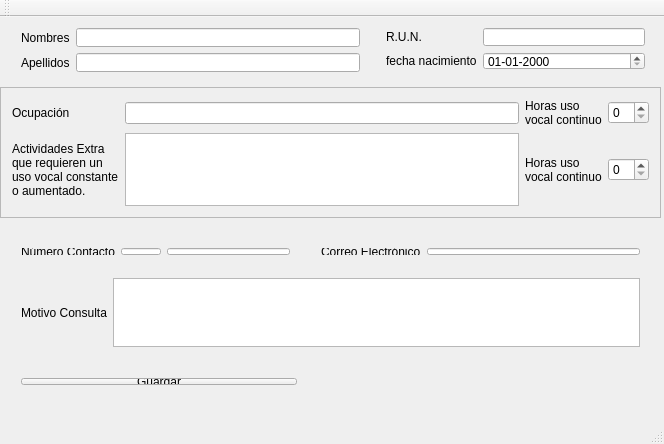
<?xml version="1.0" encoding="UTF-8"?>
<ui version="4.0">
 <class>MainWindow</class>
 <widget class="QMainWindow" name="MainWindow">
  <property name="geometry">
   <rect>
    <x>0</x>
    <y>0</y>
    <width>664</width>
    <height>444</height>
   </rect>
  </property>
  <property name="windowTitle">
   <string>Agregar nuevo paciente</string>
  </property>
  <property name="windowIcon">
   <iconset>
    <normaloff>../img/aav50.png</normaloff>../img/aav50.png</iconset>
  </property>
  <property name="unifiedTitleAndToolBarOnMac">
   <bool>false</bool>
  </property>
  <widget class="QWidget" name="centralWidget">
   <widget class="QFrame" name="frame">
    <property name="geometry">
     <rect>
      <x>0</x>
      <y>70</y>
      <width>661</width>
      <height>131</height>
     </rect>
    </property>
    <property name="frameShape">
     <enum>QFrame::StyledPanel</enum>
    </property>
    <property name="frameShadow">
     <enum>QFrame::Raised</enum>
    </property>
    <layout class="QGridLayout" name="gridLayout">
     <item row="0" column="0">
      <widget class="QLabel" name="label_5">
       <property name="text">
        <string>Ocupación</string>
       </property>
      </widget>
     </item>
     <item row="0" column="1">
      <widget class="QLineEdit" name="dpocupacion"/>
     </item>
     <item row="0" column="2">
      <widget class="QLabel" name="label_7">
       <property name="text">
        <string>Horas uso 
vocal continuo</string>
       </property>
      </widget>
     </item>
     <item row="0" column="3">
      <widget class="QSpinBox" name="dphuocupacion">
       <property name="maximum">
        <number>24</number>
       </property>
      </widget>
     </item>
     <item row="1" column="0">
      <widget class="QLabel" name="label_4">
       <property name="text">
        <string>Actividades Extra 
que requieren un 
uso vocal constante 
o aumentado.</string>
       </property>
      </widget>
     </item>
     <item row="1" column="1">
      <widget class="QTextEdit" name="dpactextras"/>
     </item>
     <item row="1" column="2">
      <widget class="QLabel" name="label_8">
       <property name="text">
        <string>Horas uso 
vocal continuo</string>
       </property>
      </widget>
     </item>
     <item row="1" column="3">
      <widget class="QSpinBox" name="dphuextra">
       <property name="maximum">
        <number>24</number>
       </property>
      </widget>
     </item>
    </layout>
   </widget>
   <widget class="QWidget" name="layoutWidget">
    <property name="geometry">
     <rect>
      <x>375</x>
      <y>0</y>
      <width>281</width>
      <height>64</height>
     </rect>
    </property>
    <layout class="QVBoxLayout" name="verticalLayout_2">
     <item>
      <layout class="QGridLayout" name="gridLayout_2">
       <item row="0" column="0">
        <widget class="QLabel" name="label_2">
         <property name="text">
          <string>R.U.N.</string>
         </property>
        </widget>
       </item>
       <item row="1" column="0">
        <widget class="QLabel" name="label_3">
         <property name="text">
          <string>fecha nacimiento</string>
         </property>
        </widget>
       </item>
       <item row="1" column="1">
        <widget class="QDateEdit" name="dpfnacimiento">
         <property name="displayFormat">
          <string>dd-MM-yyyy</string>
         </property>
        </widget>
       </item>
       <item row="0" column="1">
        <widget class="QLineEdit" name="lineEdit"/>
       </item>
      </layout>
     </item>
    </layout>
   </widget>
   <widget class="QWidget" name="layoutWidget">
    <property name="geometry">
     <rect>
      <x>10</x>
      <y>220</y>
      <width>291</width>
      <height>29</height>
     </rect>
    </property>
    <layout class="QHBoxLayout" name="horizontalLayout_5">
     <item>
      <widget class="QLabel" name="label_9">
       <property name="text">
        <string>Número Contacto</string>
       </property>
      </widget>
     </item>
     <item>
      <widget class="QLineEdit" name="dparea">
       <property name="minimumSize">
        <size>
         <width>40</width>
         <height>0</height>
        </size>
       </property>
       <property name="maximumSize">
        <size>
         <width>40</width>
         <height>16777215</height>
        </size>
       </property>
       <property name="inputMethodHints">
        <set>Qt::ImhDigitsOnly|Qt::ImhPreferNumbers</set>
       </property>
      </widget>
     </item>
     <item>
      <widget class="QLineEdit" name="dpfonocontacto">
       <property name="inputMethodHints">
        <set>Qt::ImhDigitsOnly|Qt::ImhPreferNumbers</set>
       </property>
      </widget>
     </item>
    </layout>
   </widget>
   <widget class="QWidget" name="layoutWidget">
    <property name="geometry">
     <rect>
      <x>310</x>
      <y>220</y>
      <width>341</width>
      <height>29</height>
     </rect>
    </property>
    <layout class="QHBoxLayout" name="horizontalLayout_6">
     <item>
      <widget class="QLabel" name="label_10">
       <property name="text">
        <string>Correo Electrónico</string>
       </property>
      </widget>
     </item>
     <item>
      <widget class="QLineEdit" name="dpemail">
       <property name="inputMethodHints">
        <set>Qt::ImhEmailCharactersOnly</set>
       </property>
      </widget>
     </item>
    </layout>
   </widget>
   <widget class="QWidget" name="layoutWidget">
    <property name="geometry">
     <rect>
      <x>10</x>
      <y>250</y>
      <width>641</width>
      <height>91</height>
     </rect>
    </property>
    <layout class="QHBoxLayout" name="horizontalLayout_7">
     <item>
      <widget class="QLabel" name="label_11">
       <property name="text">
        <string>Motivo Consulta</string>
       </property>
      </widget>
     </item>
     <item>
      <widget class="QTextEdit" name="dpmotivo"/>
     </item>
    </layout>
   </widget>
   <widget class="QWidget" name="layoutWidget">
    <property name="geometry">
     <rect>
      <x>10</x>
      <y>350</y>
      <width>298</width>
      <height>29</height>
     </rect>
    </property>
    <layout class="QHBoxLayout" name="horizontalLayout_8">
     <item>
      <widget class="QPushButton" name="dpguardar">
       <property name="text">
        <string>Guardar</string>
       </property>
       <property name="icon">
        <iconset>
         <normaloff>../img/edit16.png</normaloff>../img/edit16.png</iconset>
       </property>
      </widget>
     </item>
    </layout>
   </widget>
   <widget class="QWidget" name="layoutWidget">
    <property name="geometry">
     <rect>
      <x>10</x>
      <y>0</y>
      <width>361</width>
      <height>66</height>
     </rect>
    </property>
    <layout class="QVBoxLayout" name="verticalLayout_3">
     <item>
      <layout class="QHBoxLayout" name="horizontalLayout">
       <item>
        <widget class="QLabel" name="label">
         <property name="text">
          <string>Nombres</string>
         </property>
        </widget>
       </item>
       <item>
        <widget class="QLineEdit" name="dpnombre"/>
       </item>
      </layout>
     </item>
     <item>
      <layout class="QHBoxLayout" name="horizontalLayout_2">
       <item>
        <widget class="QLabel" name="label_6">
         <property name="text">
          <string>Apellidos</string>
         </property>
        </widget>
       </item>
       <item>
        <widget class="QLineEdit" name="dpapellido"/>
       </item>
      </layout>
     </item>
    </layout>
   </widget>
  </widget>
  <widget class="QMenuBar" name="menuBar">
   <property name="geometry">
    <rect>
     <x>0</x>
     <y>0</y>
     <width>664</width>
     <height>25</height>
    </rect>
   </property>
  </widget>
  <widget class="QToolBar" name="mainToolBar">
   <attribute name="toolBarArea">
    <enum>TopToolBarArea</enum>
   </attribute>
   <attribute name="toolBarBreak">
    <bool>false</bool>
   </attribute>
  </widget>
  <widget class="QStatusBar" name="statusBar"/>
 </widget>
 <layoutdefault spacing="6" margin="11"/>
 <resources/>
 <connections/>
</ui>
